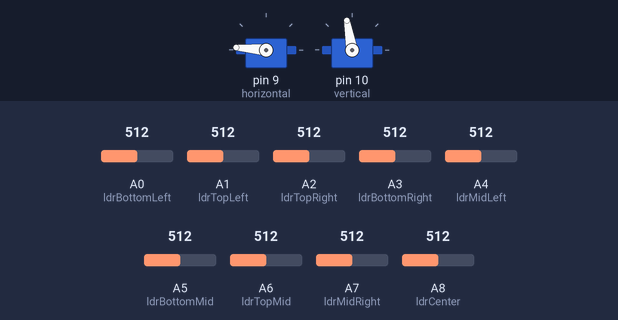
Bench run of a sketch on a simulated Arduino Mega 2560, built with avr-gcc and run on an emulated ATmega2560. On the bench: 2 × servo. The inputs (shaded band) are chosen by the test bench; at power-on: A0 (ldrBottomLeft) = 512, A1 (ldrTopLeft) = 512, A2 (ldrTopRight) = 512, A3 (ldrBottomRight) = 512, A6 (ldrTopMid) = 512, A4 (ldrMidLeft) = 512, A5 (ldrBottomMid) = 512, A7 (ldrMidRight) = 512, A8 (ldrCenter) = 512.

Above: at 3.7 s.
3.8 s: A0 (ldrBottomLeft) set to 524
At 6.5 s:
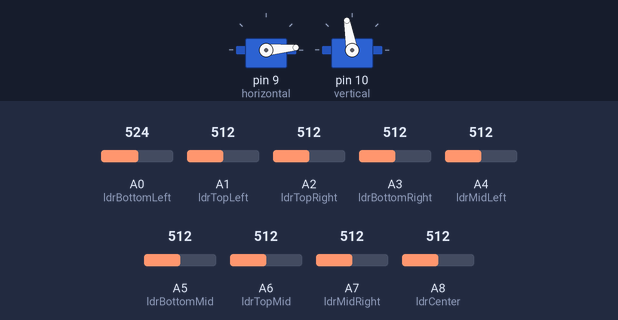
6.8 s: A1 (ldrTopLeft) set to 533
At 8.6 s:
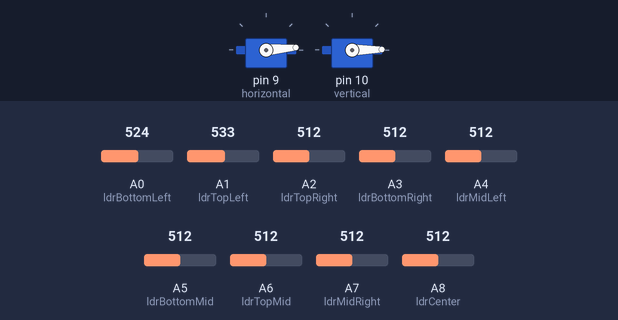
9.3 s: A2 (ldrTopRight) set to 523
10.8 s: A2 (ldrTopRight) set to 547
At 13.2 s:
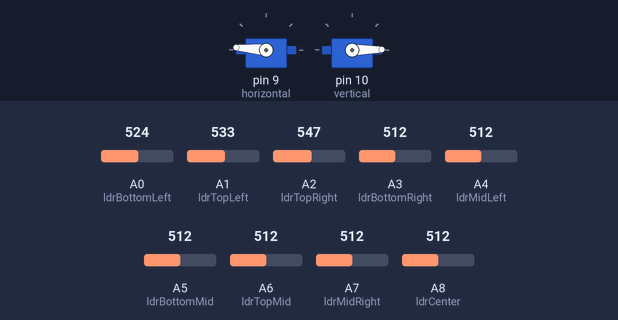
13.8 s: A3 (ldrBottomRight) set to 716
At 14.25 s:
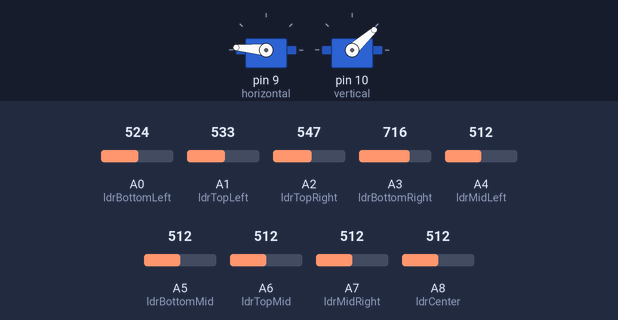
16.3 s: A6 (ldrTopMid) set to 992
At 16.45 s:
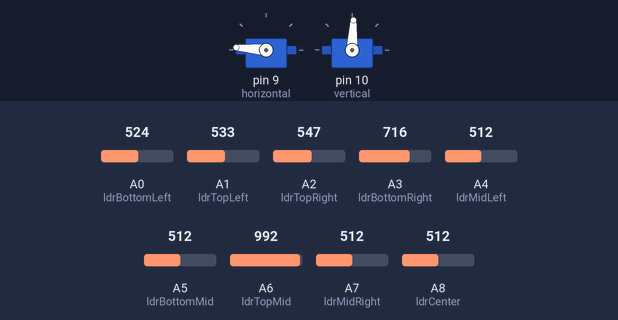
Timing chart, 0 to 19.3 s (numbered marks = the images above; inputs shaded):
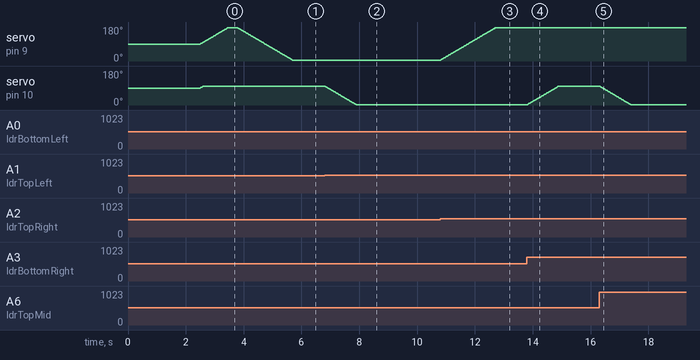

The sketch:

9Ldrs.ino
```cpp
#include <Servo.h>

Servo horizontal; // horizontal servo
Servo vertical;   // vertical servo

int servoh = 90;
int servohLimitHigh = 175;
int servohLimitLow = 5;

int servov = 90;
int servovLimitHigh = 100;
int servovLimitLow = 1;

// LDR pin connections with classifications
int ldrTopLeft = A1;      // Top left
int ldrTopMid = A6;       // Top mid
int ldrTopRight = A2;     // Top right
int ldrMidLeft = A4;      // Mid left
int ldrCenter = A8;       // Center (Mid-Mid)
int ldrMidRight = A7;     // Mid right
int ldrBottomLeft = A0;   // Bottom left
int ldrBottomMid = A5;    // Bottom mid
int ldrBottomRight = A3;  // Bottom right

void setup() {
  horizontal.attach(9);
  vertical.attach(10);
  horizontal.write(servoh);
  vertical.write(servov);
  delay(2500); // Allow servos to reach initial position
}

void loop() {
  // Read LDR values
  int tl = analogRead(ldrTopLeft);     // Top left
  int tm = analogRead(ldrTopMid);      // Top mid
  int tr = analogRead(ldrTopRight);    // Top right
  int ml = analogRead(ldrMidLeft);     // Mid left
  int c = analogRead(ldrCenter);       // Center (Mid-Mid)
  int mr = analogRead(ldrMidRight);    // Mid right
  int bl = analogRead(ldrBottomLeft);  // Bottom left
  int bm = analogRead(ldrBottomMid);   // Bottom mid
  int br = analogRead(ldrBottomRight); // Bottom right

  int maxTop = max(tl, max(tm, tr));   // Maximum value from the top row
  int maxBottom = max(bl, max(bm, br));// Maximum value from the bottom row
  int maxLeft = max(tl, max(ml, bl));  // Maximum value from the left column
  int maxRight = max(tr, max(mr, br)); // Maximum value from the right column

  int dtime = 10; // Delay time between adjustments

  // Vertical adjustment
  if (maxTop > maxBottom) {
    if (servov > servovLimitLow) {
      servov--;
    }
  } else {
    if (servov < servovLimitHigh) {
      servov++;
    }
  }
  vertical.write(servov); // Move vertical servo

  // Horizontal adjustment
  if (maxLeft > maxRight) {
    if (servoh > servohLimitLow) {
      servoh--;
    }
  } else {
    if (servoh < servohLimitHigh) {
      servoh++;
    }
  }
  horizontal.write(servoh); // Move horizontal servo

  delay(dtime); // Small delay for stability
}
```

Measured:
- the behaviour switches between 512 and 513 on A0 (ldrBottomLeft) (found by bisection; images 0 and 1)
- the behaviour switches between 524 and 525 on A1 (ldrTopLeft) (found by bisection; images 1 and 2)
- the behaviour switches between 532 and 533 on A2 (ldrTopRight) (found by bisection; images 2 and 3)
- after the input at 3.8 s, servo on pin 9 (horizontal): moves from 175° to 5° over 1.9 s, starting at once
- after the input at 6.8 s, servo on pin 10 (vertical): moves from 100° to 1° over 1.1 s, starting at once
- after the input at 9.3 s, every drawn part: stays the same
- after the input at 10.8 s, servo on pin 9 (horizontal): moves from 5° to 175° over 1.9 s, starting at once
- after the input at 13.8 s, servo on pin 10 (vertical): moves from 1° to 100° over 1.1 s, starting at once
- after the input at 16.3 s, servo on pin 10 (vertical): moves from 100° to 1° over 1.1 s, starting at once
